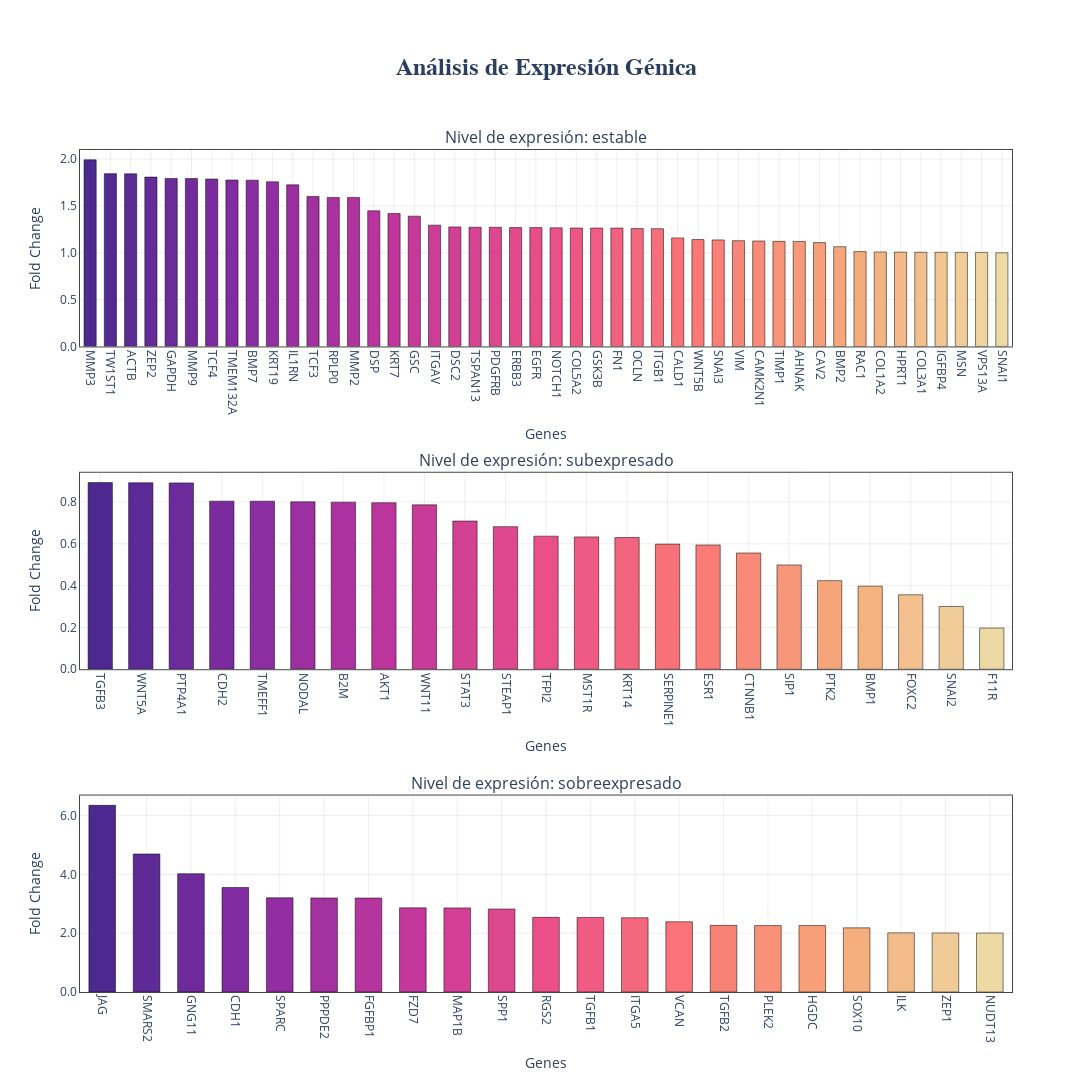

Notebook cell for this chart:
### Markdown cell above
### Visualización de fold change por nivel de expresión

> datos: listas de genes

Este código genera una visualización en subplots para cada nivel de expresión génica (**Subexpresado**, **Estable**, **Sobreexpresado**), mostrando el **Fold Change** de los genes en cada categoría.


**Uso*:
- Esta visualización es útil para comparar el `fold_change` de los genes en cada nivel de expresión y identificar patrones o valores atípicos.

### Code cell
import plotly.graph_objects as go
from plotly.subplots import make_subplots
from plotly.colors import sample_colorscale, qualitative


# Filtrar solo los niveles que existen en los datos
unique_levels = [level for level in orden_niveles if level in df_combined_expresion['nivel_expresion'].unique()]
num_levels = len(unique_levels)

# Crear figura con subplots
fig = make_subplots(
    rows=num_levels,
    cols=1,
    subplot_titles=[f'Nivel de expresión: {level}' for level in unique_levels],
    vertical_spacing=0.15,
    specs=[[{"secondary_y": False}] for _ in range(num_levels)]
)

# Configurar estilo común
axis_style = dict(
    showgrid=True,
    gridcolor='rgba(200,200,200,0.3)',
    linecolor='#444',
    mirror=True,
    zeroline=False
)

for i, level in enumerate(unique_levels, 1):
    # Filtrar y ordenar datos
    data_subset = df_combined_expresion[df_combined_expresion['nivel_expresion'] == level]
    data_subset = data_subset.sort_values('fold_change', ascending=False)

    if data_subset.empty:
        continue

    num_bars = len(data_subset)

    # Generar colores con escala secuencial de Plotly
    if num_bars > 1:
        colors = sample_colorscale('Agsunset', [n/(num_bars-1) for n in range(num_bars)])
    else:
        colors = [qualitative.Plotly[0]]  # Color base de Plotly

    # Crear gráfico de barras
    fig.add_trace(
        go.Bar(
            x=data_subset['target'],
            y=data_subset['fold_change'],
            marker=dict(
                color=colors,
                line=dict(color='rgba(0,0,0,0.5)', width=1)
            ),
            name=level,
            hovertemplate=(
                "<b>%{x}</b><br>"
                "Fold Change: %{y:.2f}<br>"
                "Nivel: %{fullData.name}"
                "<extra></extra>"
            )
        ),
        row=i,
        col=1
    )

    # Configurar escalas
    min_val = data_subset['fold_change'].min()
    max_val = data_subset['fold_change'].max()

    yaxis_config = dict(
        type='log' if (max_val / min_val > 100 and min_val > 0) else 'linear',
        title='Fold Change (log)' if (max_val / min_val > 100) else 'Fold Change',
        tickformat=".1f",
        **axis_style
    )

    fig.update_yaxes(yaxis_config, row=i, col=1)
    fig.update_xaxes(
        title='Genes',
        tickangle=90,
        categoryorder='total descending',
        **axis_style,
        row=i,
        col=1
    )

# Configuración global del layout
fig.update_layout(
    height=400 * num_levels + 200,
    width=1200,
    title=dict(
        text='<b>Análisis de Expresión Génica</b>',
        x=0.5,
        font=dict(size=24, family='Arial')
    ),
    plot_bgcolor='white',
    hoverlabel=dict(
        bgcolor='white',
        font_size=12,
        font_family="Arial"
    ),
    margin=dict(t=150, b=100),
    showlegend=False,
    bargap=0.4  # Espaciado entre barras
)

# Añadir anotación de crédito
fig.add_annotation(
    text="Visualización generada con Plotly",
    xref="paper",
    yref="paper",
    x=0.5,
    y=-0.15,
    showarrow=False,
    font=dict(color='#666', size=10)
)

fig.show()

guardar_grafico(fig, 'analisis_expresion_genica.png')

### Figure 1 — Plotly figure (JSON) as saved in the notebook; plotly's stock layout.template omitted (floating-point values rounded to 4 significant figures)
{"data": [{"hovertemplate": "<b>%{x}</b><br>Fold Change: %{y:.2f}<br>Nivel: %{fullData.name}<extra></extra>", "marker": {"color": ["rgb(75, 41, 145)", "rgb(83, 41, 147)", "rgb(91, 42, 150)", "rgb(99, 42, 152)", "rgb(107, 43, 154)", "rgb(115, 43, 156)", "rgb(123, 43, 159)", "rgb(131, 44, 161)", "rgb(139, 45, 162)", "rgb(146, 46, 161)", "rgb(154, 47, 160)", "rgb(162, 49, 160)", "rgb(169, 50, 159)", "rgb(177, 51, 158)", "rgb(184, 53, 158)", "rgb(192, 54, 157)", "rgb(198, 57, 154)", "rgb(203, 61, 151)", "rgb(209, 64, 149)", "rgb(214, 67, 146)", "rgb(220, 71, 143)", "rgb(226, 74, 140)", "rgb(231, 77, 137)", "rgb(235, 82, 135)", "rgb(237, 87, 132)", "rgb(239, 93, 130)", "rgb(241, 98, 128)", "rgb(244, 104, 125)", "rgb(246, 109, 123)", "rgb(248, 115, 120)", "rgb(250, 120, 118)", "rgb(249, 127, 119)", "rgb(249, 133, 119)", "rgb(248, 140, 120)", "rgb(248, 146, 120)", "rgb(247, 153, 121)", "rgb(247, 159, 121)", "rgb(246, 166, 122)", "rgb(245, 172, 125)", "rgb(244, 179, 130)", "rgb(243, 185, 136)", "rgb(242, 191, 141)", "rgb(241, 198, 147)", "rgb(239, 204, 152)", "rgb(238, 211, 158)", "rgb(237, 217, 163)"], "line": {"color": "rgba(0,0,0,0.5)", "width": 1}}, "name": "estable", "type": "bar", "x": ["MMP3", "TW1ST1", "ACTB", "ZEP2", "GAPDH", "MMP9", "TCF4", "TMEM132A", "BMP7", "KRT19", "IL1RN", "TCF3", "RPLP0", "MMP2", "DSP", "KRT7", "GSC", "ITGAV", "DSC2", "TSPAN13", "PDGFRB", "ERBB3", "EGFR", "NOTCH1", "COL5A2", "GSK3B", "FN1", "OCLN", "ITGB1", "CALD1", "WNT5B", "SNAI3", "VIM", "CAMK2N1", "TIMP1", "AHNAK", "CAV2", "BMP2", "RAC1", "COL1A2", "HPRT1", "COL3A1", "IGFBP4", "MSN", "VPS13A", "SNAI1"], "xaxis": "x", "y": [1.992, 1.845, 1.842, 1.808, 1.793, 1.792, 1.787, 1.776, 1.775, 1.757, 1.725, 1.6, 1.591, 1.591, 1.448, 1.42, 1.391, 1.295, 1.276, 1.272, 1.272, 1.269, 1.269, 1.267, 1.264, 1.264, 1.264, 1.258, 1.257, 1.158, 1.141, 1.137, 1.129, 1.126, 1.122, 1.121, 1.108, 1.064, 1.012, 1.009, 1.007, 1.005, 1.005, 1.004, 1.004, 1], "yaxis": "y"}, {"hovertemplate": "<b>%{x}</b><br>Fold Change: %{y:.2f}<br>Nivel: %{fullData.name}<extra></extra>", "marker": {"color": ["rgb(75, 41, 145)", "rgb(91, 42, 150)", "rgb(108, 43, 154)", "rgb(124, 43, 159)", "rgb(140, 45, 162)", "rgb(156, 48, 160)", "rgb(171, 50, 159)", "rgb(187, 53, 157)", "rgb(200, 59, 153)", "rgb(211, 65, 147)", "rgb(223, 72, 142)", "rgb(234, 79, 136)", "rgb(238, 90, 131)", "rgb(243, 101, 126)", "rgb(247, 113, 121)", "rgb(250, 124, 118)", "rgb(249, 138, 119)", "rgb(247, 151, 121)", "rgb(246, 165, 122)", "rgb(244, 178, 129)", "rgb(242, 191, 141)", "rgb(239, 204, 152)", "rgb(237, 217, 163)"], "line": {"color": "rgba(0,0,0,0.5)", "width": 1}}, "name": "subexpresado", "type": "bar", "x": ["TGFB3", "WNT5A", "PTP4A1", "CDH2", "TMEFF1", "NODAL", "B2M", "AKT1", "WNT11", "STAT3", "STEAP1", "TFPI2", "MST1R", "KRT14", "SERPINE1", "ESR1", "CTNNB1", "SIP1", "PTK2", "BMP1", "FOXC2", "SNAI2", "F11R"], "xaxis": "x2", "y": [0.8931, 0.8922, 0.8916, 0.8044, 0.8039, 0.8012, 0.7996, 0.7967, 0.7865, 0.7091, 0.6823, 0.6367, 0.6332, 0.6301, 0.5987, 0.5946, 0.5562, 0.499, 0.4238, 0.3974, 0.3562, 0.3003, 0.1971], "yaxis": "y2"}, {"hovertemplate": "<b>%{x}</b><br>Fold Change: %{y:.2f}<br>Nivel: %{fullData.name}<extra></extra>", "marker": {"color": ["rgb(75, 41, 145)", "rgb(93, 42, 150)", "rgb(111, 43, 155)", "rgb(129, 44, 160)", "rgb(146, 46, 161)", "rgb(164, 49, 160)", "rgb(181, 52, 158)", "rgb(196, 56, 155)", "rgb(209, 64, 149)", "rgb(221, 72, 142)", "rgb(234, 79, 136)", "rgb(239, 91, 131)", "rgb(244, 104, 125)", "rgb(248, 116, 120)", "rgb(249, 130, 119)", "rgb(248, 145, 120)", "rgb(247, 159, 121)", "rgb(245, 174, 126)", "rgb(242, 188, 138)", "rgb(240, 203, 151)", "rgb(237, 217, 163)"], "line": {"color": "rgba(0,0,0,0.5)", "width": 1}}, "name": "sobreexpresado", "type": "bar", "x": ["JAG", "SMARS2", "GNG11", "CDH1", "SPARC", "PPPDE2", "FGFBP1", "FZD7", "MAP1B", "SPP1", "RGS2", "TGFB1", "ITGA5", "VCAN", "TGFB2", "PLEK2", "HGDC", "SOX10", "ILK", "ZEP1", "NUDT13"], "xaxis": "x3", "y": [6.346, 4.693, 4.022, 3.553, 3.204, 3.198, 3.195, 2.862, 2.86, 2.822, 2.539, 2.534, 2.525, 2.389, 2.265, 2.259, 2.259, 2.182, 2.011, 2.008, 2.005], "yaxis": "y3"}], "layout": {"annotations": [{"font": {"size": 16}, "showarrow": false, "text": "Nivel de expresión: estable", "x": 0.5, "xanchor": "center", "xref": "paper", "y": 1.0, "yanchor": "bottom", "yref": "paper"}, {"font": {"size": 16}, "showarrow": false, "text": "Nivel de expresión: subexpresado", "x": 0.5, "xanchor": "center", "xref": "paper", "y": 0.6167, "yanchor": "bottom", "yref": "paper"}, {"font": {"size": 16}, "showarrow": false, "text": "Nivel de expresión: sobreexpresado", "x": 0.5, "xanchor": "center", "xref": "paper", "y": 0.2333, "yanchor": "bottom", "yref": "paper"}, {"font": {"color": "#666", "size": 10}, "showarrow": false, "text": "Visualización generada con Plotly", "x": 0.5, "xref": "paper", "y": -0.15, "yref": "paper"}], "bargap": 0.4, "height": 1400, "hoverlabel": {"bgcolor": "white", "font": {"family": "Arial", "size": 12}}, "margin": {"b": 100, "t": 150}, "plot_bgcolor": "white", "showlegend": false, "title": {"font": {"family": "Arial", "size": 24}, "text": "<b>Análisis de Expresión Génica</b>", "x": 0.5}, "width": 1200, "xaxis": {"anchor": "y", "categoryorder": "total descending", "domain": [0, 1], "gridcolor": "rgba(200,200,200,0.3)", "linecolor": "#444", "mirror": true, "showgrid": true, "tickangle": 90, "title": {"text": "Genes"}, "zeroline": false}, "xaxis2": {"anchor": "y2", "categoryorder": "total descending", "domain": [0, 1], "gridcolor": "rgba(200,200,200,0.3)", "linecolor": "#444", "mirror": true, "showgrid": true, "tickangle": 90, "title": {"text": "Genes"}, "zeroline": false}, "xaxis3": {"anchor": "y3", "categoryorder": "total descending", "domain": [0, 1], "gridcolor": "rgba(200,200,200,0.3)", "linecolor": "#444", "mirror": true, "showgrid": true, "tickangle": 90, "title": {"text": "Genes"}, "zeroline": false}, "yaxis": {"anchor": "x", "domain": [0.7667, 1.0], "gridcolor": "rgba(200,200,200,0.3)", "linecolor": "#444", "mirror": true, "showgrid": true, "tickformat": ".1f", "title": {"text": "Fold Change"}, "type": "linear", "zeroline": false}, "yaxis2": {"anchor": "x2", "domain": [0.3833, 0.6167], "gridcolor": "rgba(200,200,200,0.3)", "linecolor": "#444", "mirror": true, "showgrid": true, "tickformat": ".1f", "title": {"text": "Fold Change"}, "type": "linear", "zeroline": false}, "yaxis3": {"anchor": "x3", "domain": [0, 0.2333], "gridcolor": "rgba(200,200,200,0.3)", "linecolor": "#444", "mirror": true, "showgrid": true, "tickformat": ".1f", "title": {"text": "Fold Change"}, "type": "linear", "zeroline": false}}}
